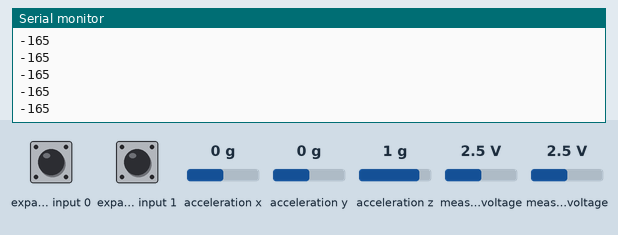
A sketch run on a simulated Arduino Leonardo, built with avr-gcc and run on an emulated ATmega32U4. Parts: the last lines printed to the serial monitor. Wiring (inferred from the names in the program): Wii Nunchuk at I2C address 0x52. Inputs (shaded band) come from the test bench; at power-on: acceleration x 0 g, measured voltage 2.5 V, expander input 0 HIGH, expander input 1 HIGH, acceleration y 0 g, acceleration z 1 g. USB keyboard and mouse output is not drawn.

Above: at 1.2 s.
1.3 s: acceleration x set to -1.4 g
At 1.8 s:
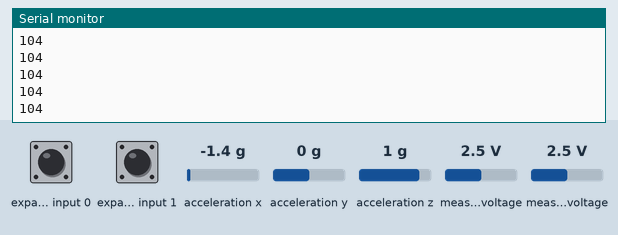
2.8 s: measured voltage (sensor 200) set to 0.1 V
At 3.6 s:
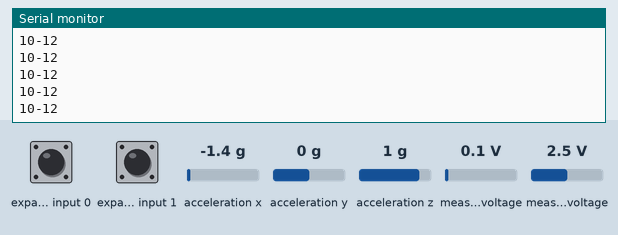
4.3 s: measured voltage (sensor 201) set to 0.1 V
At 4.8 s:
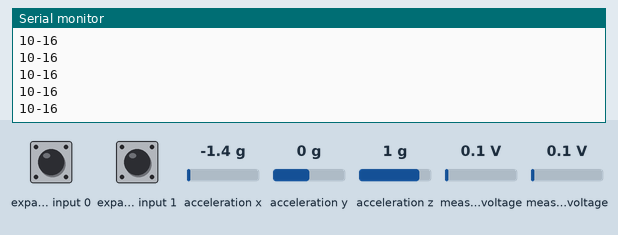
5.8 s: acceleration x set to -0.8 g
At 6.3 s:
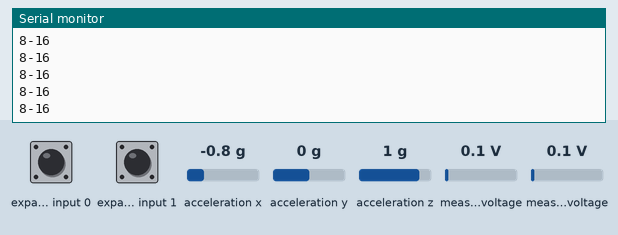
7.3 s: measured voltage (sensor 200) set to 2.5 V
At 8.3 s:
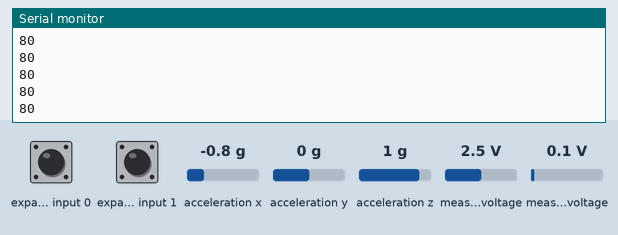
8.8 s: measured voltage (sensor 201) set to 2.5 V
At 9.4 s:
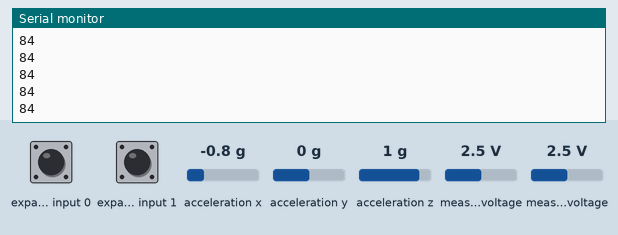
Timing chart, 0 to 11.3 s (numbered marks = the images above; inputs shaded):
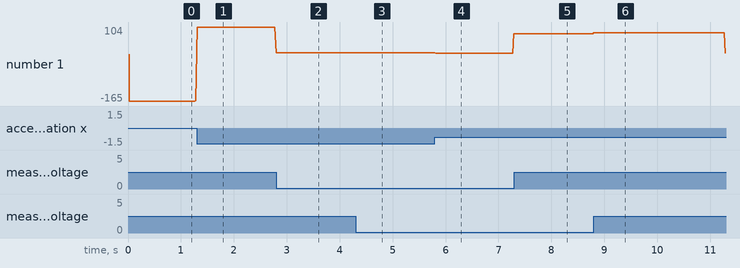

The sketch:

Wii_Classic_Controller.ino
```cpp
#include <Keyboard.h>
#include <Mouse.h>
#include <Wire.h>
#include <string.h>

#undef int
#include <stdio.h>
#include <stdint.h>
#define CLASSIC_BYTE_COUNT (6)

//LeftX, LeftY, RightX, RightY, LeftT, RightT, ButtonD, ButtonL, ButtonU, ButtonR, ButtonM, ButtonH, ButtonP, ButtonY, ButtonX, ButtonA, ButtonB, ButtonLT, ButtonRT, ButtonZL, ButtonZR
/*	  Bit
Byte	7	6	5	4	3	2	1	0
0	    RX<4:3>  |                  LX<5:0>
1	RX<2:1>	     |                  LY<5:0>
2	RX<0> |   LT<4:3>   |          	RY<4:0>
3	LT<2:0>	            |           RT<4:0>
4	BDR	BDD	BLT	B-	BH	B+	BRT	Null
5	BZL	BB	BY	BA	BX	BZR	BDL	BDU
*/

struct ClassicController {
  int8_t LeftX;
  int8_t LeftY;
  int8_t RightX;
  int8_t RightY;
  int8_t LeftT;
  int8_t RightT;
  boolean ButtonD;
  boolean ButtonL;
  boolean ButtonU;
  boolean ButtonR;
  boolean ButtonM;
  boolean ButtonH;
  boolean ButtonP;
  boolean ButtonY;
  boolean ButtonX;
  boolean ButtonA;
  boolean ButtonB;
  boolean ButtonLT;
  boolean ButtonRT;
  boolean ButtonZL;
  boolean ButtonZR;
};

void setup ()
{
  Serial.begin (19200);
  //while (!Serial);  // Wait for Leonardo console
  Wire.begin ();		// join i2c bus with address 0x52
  Serial.print ("Wire has begun\n");
  nunchuck_init (); // send the initilization handshake
  Serial.print ("Finished nunchuck_init\n");
  Mouse.begin();
  Keyboard.begin();
  Serial.print ("Finished setup\n");

}

/**
 * @brief Write bytes out to a device over I2C
 *
 * @param buf is a pointer to a string of bytes
 * @param len is the length of the string
 */
void wire_write(uint8_t *buf, size_t len)
{
  if ((buf != NULL) && (len > 0)) {
    Wire.beginTransmission(*buf++);
    while (--len != 0) {
      Wire.write(*buf++);
    }
    Wire.endTransmission();
  }
}

uint8_t init_string_1[] = {0x52, 0xf0, 0x55}; // Comment about what this string does
uint8_t init_string_2[] = {0x52, 0xfb, 0x00}; // Comment about what this string does
uint8_t zero_string[] = {0x52, 0x00};

void nunchuck_init ()
{
  wire_write(init_string_1, sizeof(init_string_1));
  wire_write(init_string_2, sizeof(init_string_2));
}

void send_zero ()
{
  wire_write(zero_string, sizeof(zero_string));
}

void loop ()
{
  struct ClassicController myCC_state;
  uint8_t rawbytes[CLASSIC_BYTE_COUNT];		// array to store arduino output
  size_t cnt = 0;

  send_zero (); // send the request for next bytes
  delay (20);
  Wire.requestFrom (0x52, CLASSIC_BYTE_COUNT);	// request data from nunchuck
  while (Wire.available ()) {
    rawbytes[cnt++] = Wire.read();
  }

  // If we recieved the 6 bytes, then do something with them
  if (cnt >= CLASSIC_BYTE_COUNT) {
    classic_decode_bytes(rawbytes, cnt, &myCC_state);
    classic_do_stuff(&myCC_state);
  }
}

void handle_key(boolean new_state, boolean old_state, char key)
{
  if (new_state && !old_state) {
    Keyboard.press(key);
  }
  else if (!new_state && old_state) {
    Keyboard.release(key);
  }
}

void handle_mouse(boolean new_state, boolean old_state, char key)
{
  if (new_state && !old_state) {
    Mouse.press(key);
    //Serial.println((int)key);
  }
  else if (!new_state && old_state) {
    Mouse.release(key);
  }
}

void handle_move(int8_t new_state, int8_t old_state, char key, boolean neg)
{
  if (neg) {
    new_state *= -1;
    old_state *= -1;
  }
  if ((new_state > 10) && (old_state <= 10)) {
    Keyboard.press(key);
  }
  else if ((new_state <= 5) && (old_state > 5)) {
    Keyboard.release(key);
  }
}

int8_t mouse_speed[] = {-15, -13, -10, -7, -5, -4, -4, -4, -3, -3, -3, -2, -2, -2, -2, -1, 0, 1, 2, 2, 2, 3, 3, 3, 4, 4, 4, 5, 7, 10, 13, 15};

void classic_do_stuff(struct ClassicController *myStruct)
{
  static struct ClassicController savedStruct;

  if (myStruct == NULL) {
    return;
  }

  if (myStruct->ButtonL && !myStruct->ButtonR) {
    Mouse.move(mouse_speed[myStruct->RightX + 16] , -mouse_speed[myStruct->RightY + 16], 1);
  }
  else if (!myStruct->ButtonL && myStruct->ButtonR) {
    Mouse.move(mouse_speed[myStruct->RightX + 16] , -mouse_speed[myStruct->RightY + 16], -1);
  }
  else Mouse.move(mouse_speed[myStruct->RightX + 16] , -mouse_speed[myStruct->RightY + 16], 0);

#define JOYSTATE(x) myStruct->x, savedStruct.x
  handle_key(JOYSTATE(ButtonZR), ' ');
  handle_key(JOYSTATE(ButtonY), 'e');
  handle_mouse(JOYSTATE(ButtonRT), MOUSE_RIGHT);
  handle_mouse(JOYSTATE(ButtonLT), MOUSE_LEFT);
  handle_key(JOYSTATE(ButtonP), 0x1B);
  handle_key(JOYSTATE(ButtonD), 'q');

  handle_move(JOYSTATE(LeftY), 'w', false);
  handle_move(JOYSTATE(LeftY), 's', true);
  handle_move(JOYSTATE(LeftX), 'd', false);
  handle_move(JOYSTATE(LeftX), 'a', true);

  savedStruct=*myStruct;

}

void classic_decode_bytes(uint8_t *buf, size_t len, struct ClassicController *myStruct)
{

  if ((buf == NULL) || (len < CLASSIC_BYTE_COUNT) || (myStruct == NULL)) {
    return;
  }

  myStruct->LeftX = (buf[0] & (64 - 1)) - 32; // 0 to 63
  myStruct->LeftY = (buf[1] & (64 - 1)) - 32; // 0 to 63 -> -32 to 31

  myStruct->RightX = (((buf[2] >> 7) & 1) + ((buf[1] >> 6) & 3)*2 + ((buf[0] >> 6) & 3)*8) - 16; // 0 to 31 -> -16 to 15
  myStruct->RightY = (buf[2] & (32 - 1)) - 16; // 0 to 31 -> -16 to 15

  Serial.print(myStruct->RightX);
  Serial.print('\n');
  Serial.print(myStruct->RightY);

  myStruct->LeftT = (((buf[2] >> 5) & 3)*8 + ((buf[3] >> 5) & 7));
  myStruct->RightT = (buf[3] & (32 - 1));

  myStruct->ButtonD = ((buf[4] & (1 << 6)) == 0);
  myStruct->ButtonL = ((buf[5] & (1 << 1)) == 0);
  myStruct->ButtonU = ((buf[5] & (1 << 0)) == 0);
  myStruct->ButtonR = ((buf[4] & (1 << 7)) == 0);
  myStruct->ButtonM = ((buf[4] & (1 << 4)) == 0);
  myStruct->ButtonH = ((buf[4] & (1 << 3)) == 0);
  myStruct->ButtonP = ((buf[4] & (1 << 2)) == 0);
  myStruct->ButtonY = ((buf[5] & (1 << 5)) == 0);
  myStruct->ButtonX = ((buf[5] & (1 << 3)) == 0);
  myStruct->ButtonA = ((buf[5] & (1 << 4)) == 0);
  myStruct->ButtonB = ((buf[5] & (1 << 6)) == 0);
  myStruct->ButtonLT = ((buf[4] & (1 << 5)) == 0);
  myStruct->ButtonRT = ((buf[4] & (1 << 1)) == 0);
  myStruct->ButtonZL = ((buf[5] & (1 << 7)) == 0);
  myStruct->ButtonZR = ((buf[5] & (1 << 2)) == 0);
}
```

Measured:
- after the input at 1.3 s, the serial monitor: prints a new line at once (image 1)
- after the input at 2.8 s, the serial monitor: prints a new line at once (image 2)
- after the input at 4.3 s, the serial monitor: prints a new line at once (image 3)
- after the input at 5.8 s, the serial monitor: prints a new line at once (image 4)
- after the input at 7.3 s, the serial monitor: prints a new line at once (image 5)
- after the input at 8.8 s, the serial monitor: prints a new line at once (image 6)
- plotted number 1: -164 → 10 after the input at 1.3 s, 10 → 80 after the input at 5.8 s, 80 → 84 after the input at 7.3 s
